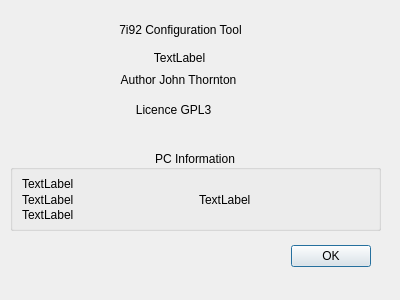
<?xml version="1.0" encoding="UTF-8"?>
<ui version="4.0">
 <class>about</class>
 <widget class="QDialog" name="about">
  <property name="geometry">
   <rect>
    <x>0</x>
    <y>0</y>
    <width>400</width>
    <height>300</height>
   </rect>
  </property>
  <property name="windowTitle">
   <string>About</string>
  </property>
  <widget class="QDialogButtonBox" name="buttonBox">
   <property name="geometry">
    <rect>
     <x>30</x>
     <y>240</y>
     <width>341</width>
     <height>32</height>
    </rect>
   </property>
   <property name="orientation">
    <enum>Qt::Horizontal</enum>
   </property>
   <property name="standardButtons">
    <set>QDialogButtonBox::Ok</set>
   </property>
  </widget>
  <widget class="QLabel" name="label">
   <property name="geometry">
    <rect>
     <x>100</x>
     <y>20</y>
     <width>161</width>
     <height>20</height>
    </rect>
   </property>
   <property name="text">
    <string>&lt;html&gt;&lt;head/&gt;&lt;body&gt;&lt;p&gt;7i92 Configuration Tool&lt;/p&gt;&lt;/body&gt;&lt;/html&gt;</string>
   </property>
   <property name="alignment">
    <set>Qt::AlignCenter</set>
   </property>
  </widget>
  <widget class="QLabel" name="versionLB">
   <property name="geometry">
    <rect>
     <x>150</x>
     <y>50</y>
     <width>59</width>
     <height>15</height>
    </rect>
   </property>
   <property name="text">
    <string>TextLabel</string>
   </property>
   <property name="alignment">
    <set>Qt::AlignCenter</set>
   </property>
  </widget>
  <widget class="QLabel" name="label_2">
   <property name="geometry">
    <rect>
     <x>98</x>
     <y>70</y>
     <width>161</width>
     <height>20</height>
    </rect>
   </property>
   <property name="text">
    <string>Author John Thornton</string>
   </property>
   <property name="alignment">
    <set>Qt::AlignCenter</set>
   </property>
  </widget>
  <widget class="QLabel" name="label_3">
   <property name="geometry">
    <rect>
     <x>108</x>
     <y>100</y>
     <width>131</width>
     <height>20</height>
    </rect>
   </property>
   <property name="text">
    <string>Licence GPL3</string>
   </property>
   <property name="alignment">
    <set>Qt::AlignCenter</set>
   </property>
  </widget>
  <widget class="QGroupBox" name="groupBox">
   <property name="geometry">
    <rect>
     <x>10</x>
     <y>150</y>
     <width>371</width>
     <height>81</height>
    </rect>
   </property>
   <property name="title">
    <string>PC Information</string>
   </property>
   <property name="alignment">
    <set>Qt::AlignCenter</set>
   </property>
   <layout class="QGridLayout" name="gridLayout">
    <item row="0" column="0">
     <widget class="QLabel" name="systemLB">
      <property name="text">
       <string>TextLabel</string>
      </property>
     </widget>
    </item>
    <item row="1" column="0">
     <widget class="QLabel" name="releaseLB">
      <property name="text">
       <string>TextLabel</string>
      </property>
     </widget>
    </item>
    <item row="1" column="1">
     <widget class="QLabel" name="bitsLB">
      <property name="text">
       <string>TextLabel</string>
      </property>
     </widget>
    </item>
    <item row="2" column="0">
     <widget class="QLabel" name="machineLB">
      <property name="text">
       <string>TextLabel</string>
      </property>
     </widget>
    </item>
   </layout>
  </widget>
 </widget>
 <resources/>
 <connections>
  <connection>
   <sender>buttonBox</sender>
   <signal>accepted()</signal>
   <receiver>about</receiver>
   <slot>accept()</slot>
   <hints>
    <hint type="sourcelabel">
     <x>248</x>
     <y>254</y>
    </hint>
    <hint type="destinationlabel">
     <x>157</x>
     <y>274</y>
    </hint>
   </hints>
  </connection>
  <connection>
   <sender>buttonBox</sender>
   <signal>rejected()</signal>
   <receiver>about</receiver>
   <slot>reject()</slot>
   <hints>
    <hint type="sourcelabel">
     <x>316</x>
     <y>260</y>
    </hint>
    <hint type="destinationlabel">
     <x>286</x>
     <y>274</y>
    </hint>
   </hints>
  </connection>
 </connections>
</ui>
